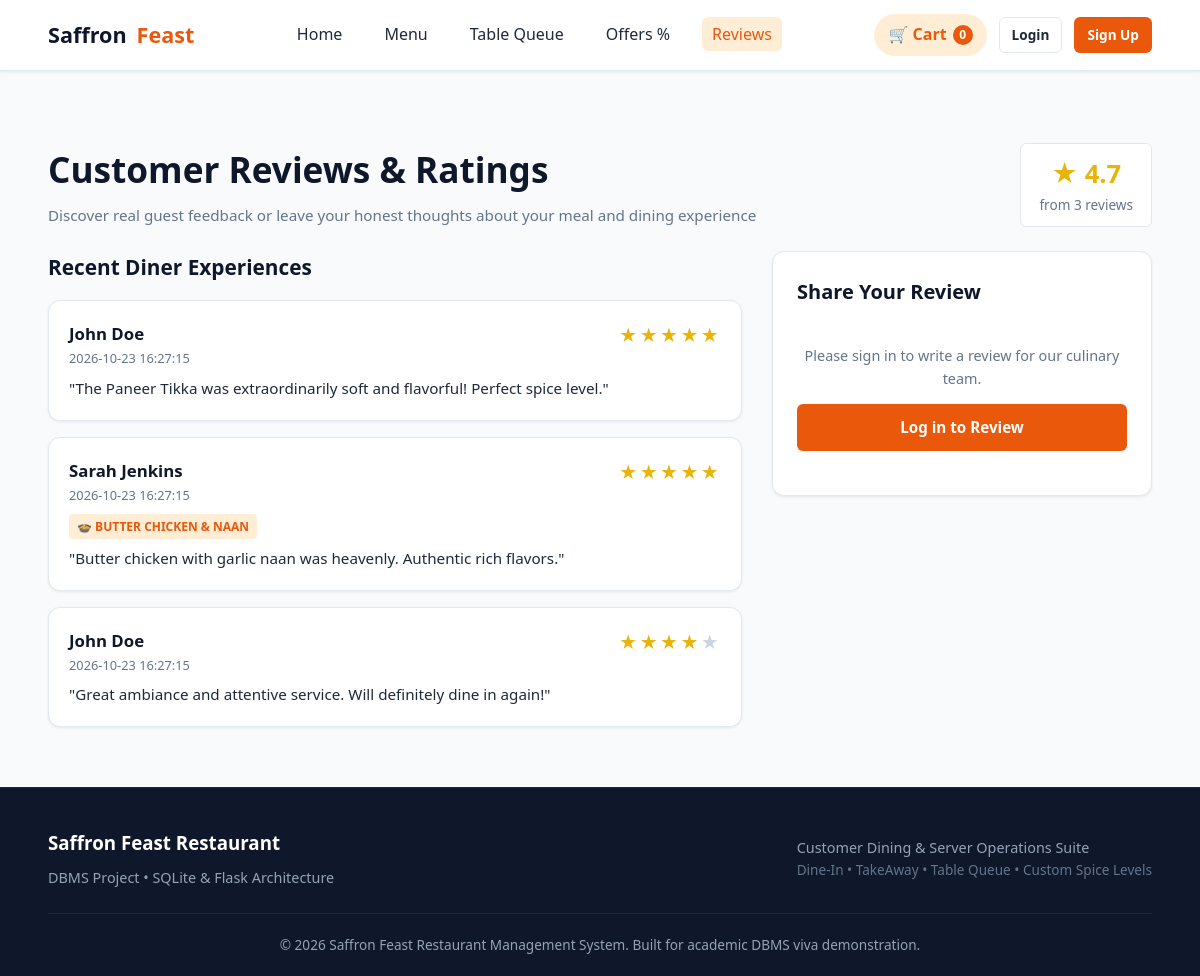
The app's page /reviews with its own data.
### tables this page shows
CREATE TABLE reviews (
    id INTEGER PRIMARY KEY AUTOINCREMENT,
    customer_id INTEGER NOT NULL,
    order_id INTEGER,
    menu_item_id INTEGER,
    rating INTEGER NOT NULL CHECK(rating >= 1 AND rating <= 5),
    comment TEXT NOT NULL,
    created_at TIMESTAMP DEFAULT CURRENT_TIMESTAMP,
    FOREIGN KEY (customer_id) REFERENCES users(id) ON DELETE CASCADE,
    FOREIGN KEY (order_id) REFERENCES orders(id) ON DELETE SET NULL,
    FOREIGN KEY (menu_item_id) REFERENCES menu_items(id) ON DELETE SET NULL
);

CREATE TABLE users (
    id INTEGER PRIMARY KEY AUTOINCREMENT,
    name TEXT NOT NULL,
    email TEXT UNIQUE NOT NULL,
    password TEXT NOT NULL,
    phone TEXT,
    role TEXT CHECK(role IN ('customer', 'admin', 'staff')) DEFAULT 'customer',
    created_at TIMESTAMP DEFAULT CURRENT_TIMESTAMP
);

CREATE TABLE menu_items (
    id INTEGER PRIMARY KEY AUTOINCREMENT,
    category_id INTEGER NOT NULL,
    name TEXT NOT NULL,
    description TEXT,
    price REAL NOT NULL CHECK(price > 0),
    diet_type TEXT CHECK(diet_type IN ('veg', 'non-veg')) DEFAULT 'veg',
    is_spicy_customizable INTEGER DEFAULT 1, -- 1: Yes, 0: No
    default_spice_level TEXT CHECK(default_spice_level IN ('Mild', 'Medium', 'Spicy', 'Extra Spicy')) DEFAULT 'Medium',
    image_url TEXT,
    is_available INTEGER DEFAULT 1, -- 1: Available, 0: Out of stock
    FOREIGN KEY (category_id) REFERENCES categories(id) ON DELETE CASCADE
);

### app.py (the view, shortened to what this page needs)
@app.route('/reviews', methods=['GET', 'POST'])
def customer_reviews():
    conn = get_db()
    reviews = conn.execute("""
        SELECT r.*, u.name as customer_name, m.name as dish_name
        FROM reviews r
        JOIN users u ON r.customer_id = u.id
        LEFT JOIN menu_items m ON r.menu_item_id = m.id
        ORDER BY r.created_at DESC
    """).fetchall()
    dishes = conn.execute("SELECT id, name FROM menu_items WHERE is_available = 1 ORDER BY name ASC").fetchall()
    avg_rating_row = conn.execute("SELECT AVG(rating), COUNT(*) FROM reviews").fetchone()
    avg_rating = round(avg_rating_row[0] or 5.0, 1)
    total_reviews = avg_rating_row[1]
    conn.close()
    return render_template('customer/reviews.html',
                           reviews=reviews,
                           dishes=dishes,
                           avg_rating=avg_rating,
                           total_reviews=total_reviews)

### app.py (called while the page is built)
@app.context_processor
def inject_global_data():
    cart_count = 0
    if 'cart' in session:
        cart_count = sum(item.get('quantity', 1) for item in session['cart'].values())
    return {
        'current_user': {
            'id': session.get('user_id'),
            'name': session.get('user_name'),
            'role': session.get('user_role'),
            'email': session.get('user_email')
        },
        'cart_count': cart_count
    }

### database.py (called while the page is built)
def get_db():
    conn = sqlite3.connect(DATABASE_PATH)
    conn.row_factory = sqlite3.Row
    conn.execute("PRAGMA foreign_keys = ON;")
    return conn

### templates/customer/reviews.html (shortened to what this page needs)
{% extends 'base.html' %}
{% block content %}
<div class="container">
  <div class="section-header">
    <div>
      <h1 style="font-size: 2.2rem; font-weight: 800; color: var(--secondary); margin-bottom: 6px;">Customer Reviews & Ratings</h1>
      <p>Discover real guest feedback or leave your honest thoughts about your meal and dining experience</p>
    </div>
    <div style="background: var(--bg-card); border: 1px solid var(--border-color); border-radius: var(--radius-sm); padding: 10px 18px; text-align: center;">
      <span style="font-size: 1.6rem; font-weight: 800; color: #eab308;">★ {{ avg_rating }}</span>
      <span style="font-size: 0.85rem; color: var(--text-muted); display: block;">from {{ total_reviews }} reviews</span>
    </div>
  </div>
  <div style="display: grid; grid-template-columns: 1fr 380px; gap: 30px; align-items: flex-start;">
    <div>
      <h3 style="font-size: 1.3rem; margin-bottom: 16px; color: var(--secondary);">Recent Diner Experiences</h3>
      {% if reviews %}
      <div style="display: flex; flex-direction: column; gap: 16px;">
        {% for rev in reviews %}
        <div class="menu-card" style="padding: 20px;">
          <div style="display: flex; justify-content: space-between; align-items: flex-start; margin-bottom: 8px;">
            <div>
              <strong style="font-size: 1.05rem; color: var(--secondary);">{{ rev.customer_name }}</strong>
              <div style="font-size: 0.8rem; color: var(--text-muted);">{{ rev.created_at }}</div>
            </div>
            <div style="color: #eab308; font-size: 1.1rem; letter-spacing: 2px;">
              {% for _ in range(rev.rating) %}★{% endfor %}{% for _ in range(5 - rev.rating) %}<span style="color:#cbd5e1;">★</span>{% endfor %}
            </div>
          </div>
          {% if rev.dish_name %}
          <div style="margin-bottom: 8px;">
            <span class="badge" style="background: #ffedd5; color: var(--primary);">
              🍲 {{ rev.dish_name }}
            </span>
          </div>
          {% endif %}
          <p style="color: var(--text-main); font-size: 0.95rem; line-height: 1.5;">
            "{{ rev.comment }}"
          </p>
        </div>
        {% endfor %}
      </div>
      {% else %}
        <div class="receipt-card" style="text-align: center; padding: 40px;">
          <p style="color: var(--text-muted);">No reviews yet. Be the first to share your thoughts!</p>
        </div>
      {% endif %}
    </div>
    <div class="summary-card">
      <h3 style="font-size: 1.25rem; font-weight: 700; color: var(--secondary); margin-bottom: 16px;">Share Your Review</h3>
      {% if current_user.id %}
      <form action="{{ url_for('customer_reviews') }}" method="POST">
        <div class="form-group">
          <label class="form-label" for="menu_item_id">Dish Reviewed (Optional)</label>
          <select name="menu_item_id" id="menu_item_id" class="form-control">
            <option value="">-- General Dining Experience --</option>
            {% for d in dishes %}
              <option value="{{ d.id }}">{{ d.name }}</option>
            {% endfor %}
          </select>
        </div>
        <div class="form-group">
          <label class="form-label" for="rating">Rating (1 to 5 Stars)</label>
          <select name="rating" id="rating" class="form-control" style="font-weight: 700;">
            <option value="5" selected>★★★★★ - 5 Stars (Exceptional)</option>
            <option value="4">★★★★☆ - 4 Stars (Very Good)</option>
            <option value="3">★★★☆☆ - 3 Stars (Average)</option>
            <option value="2">★★☆☆☆ - 2 Stars (Needs Improvement)</option>
            <option value="1">★☆☆☆☆ - 1 Star (Unsatisfactory)</option>
          </select>
        </div>
        <div class="form-group">
          <label class="form-label" for="comment">Your Comments</label>
          <textarea name="comment" id="comment" rows="4" class="form-control" placeholder="Tell us about the flavor, freshness, spice level, or hospitality..." required></textarea>
        </div>
        <button type="submit" class="btn btn-primary btn-block" style="padding: 10px;">
          Submit Review
        </button>
      </form>
      {% else %}
        <div style="text-align: center; padding: 20px 0;">
          <p style="color: var(--text-muted); font-size: 0.9rem; margin-bottom: 14px;">
            Please sign in to write a review for our culinary team.
          </p>
          <a href="{{ url_for('login') }}" class="btn btn-primary btn-block">Log in to Review</a>
        </div>
      {% endif %}
    </div>
  </div>
</div>
{% endblock %}

### static/css/style.css (style rules this page uses)
:root { --primary: #ea580c; --primary-hover: #c2410c; --primary-light: #ffedd5; --secondary: #0f172a; --secondary-light: #1e293b; --accent: #f59e0b; --bg-main: #f8fafc; --bg-card: #ffffff; --text-main: #1e293b; --text-muted: #64748b; --border-color: #e2e8f0; --status-pending: #f59e0b; --status-preparing: #0284c7; --status-ready: #8b5cf6; --status-completed: #10b981; --status-cancelled: #ef4444; --veg-color: #16a34a; --nonveg-color: #dc2626; --font-family: 'Segoe UI', system-ui, -apple-system, Roboto, sans-serif; --radius-sm: 6px; --radius-md: 12px; --radius-lg: 16px; --shadow-sm: 0 1px 3px rgba(0, 0, 0, 0.08); --shadow-md: 0 4px 12px rgba(0, 0, 0, 0.08); --shadow-lg: 0 10px 25px rgba(0, 0, 0, 0.1); }
* { margin: 0; padding: 0; box-sizing: border-box; }
body { font-family: var(--font-family); background-color: var(--bg-main); color: var(--text-main); line-height: 1.6; min-height: 100vh; display: flex; flex-direction: column; }
a { color: inherit; text-decoration: none; }
.container { width: 92%; max-width: 1200px; margin: 0 auto; }
.btn { display: inline-flex; align-items: center; justify-content: center; gap: 8px; font-weight: 600; font-size: 0.95rem; padding: 10px 20px; border-radius: var(--radius-sm); border: 1px solid transparent; cursor: pointer; transition: all 0.2s ease; text-align: center; }
.btn-primary { background-color: var(--primary); color: #ffffff; }
.btn-block { width: 100%; }
.badge { display: inline-flex; align-items: center; gap: 4px; font-size: 0.75rem; font-weight: 600; padding: 3px 8px; border-radius: 4px; text-transform: uppercase; }
.section-header { display: flex; justify-content: space-between; align-items: flex-end; margin-bottom: 24px; }
.section-header p { color: var(--text-muted); font-size: 0.95rem; }
.menu-card { background-color: var(--bg-card); border-radius: var(--radius-md); border: 1px solid var(--border-color); overflow: hidden; box-shadow: var(--shadow-sm); display: flex; flex-direction: column; transition: transform 0.2s ease, box-shadow 0.2s ease; }
.cart-table-card, .summary-card { background-color: var(--bg-card); border: 1px solid var(--border-color); border-radius: var(--radius-md); padding: 24px; box-shadow: var(--shadow-sm); }

### records on screen
reviews: customer_name "John Doe", created_at "2026-10-23 16:27:15", comment "The Paneer Tikka was extraordinarily soft and flavorful! Perfect spice level."
reviews: customer_name "Sarah Jenkins", created_at "2026-10-23 16:27:15", dish_name "BUTTER CHICKEN & NAAN", comment "Butter chicken with garlic naan was heavenly. Authentic rich flavors."
reviews: customer_name "John Doe", created_at "2026-10-23 16:27:15", rating 4 (drawn), comment "Great ambiance and attentive service. Will definitely dine in again!"

### other values on screen
{{ cart_count }} "0"
{{ avg_rating }} "4.7"
{{ total_reviews }} "3"
